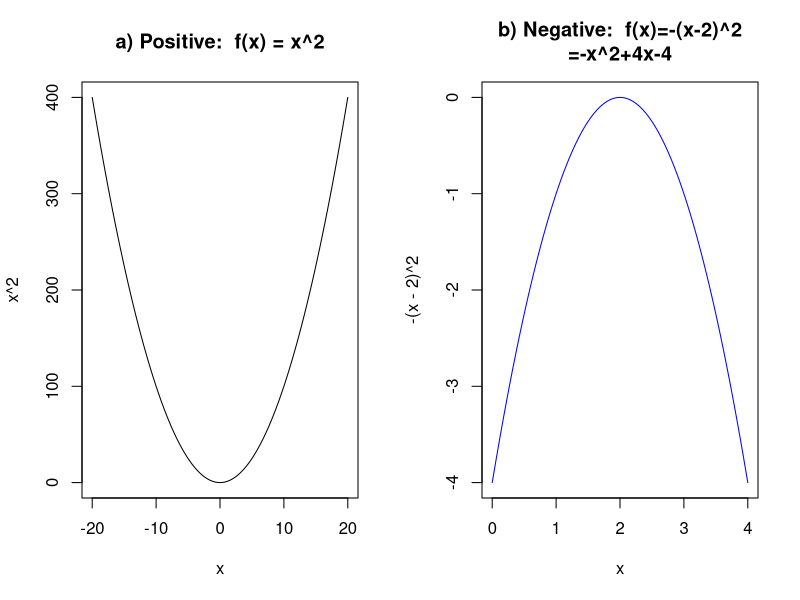

The R source for this figure:
par(mfrow=c(1,2))
# For a non-negative parabola (p(x) greater or equal to 0)
curve(x^2, -20, 20, main="a) Positive:  f(x) = x^2")    
# For a negative parabola (p(x) less or equal to 0)
curve(-(x-2)^2, 4, 0, main = "b) Negative:  f(x)=-(x-2)^2
=-x^2+4x-4", col = "blue")